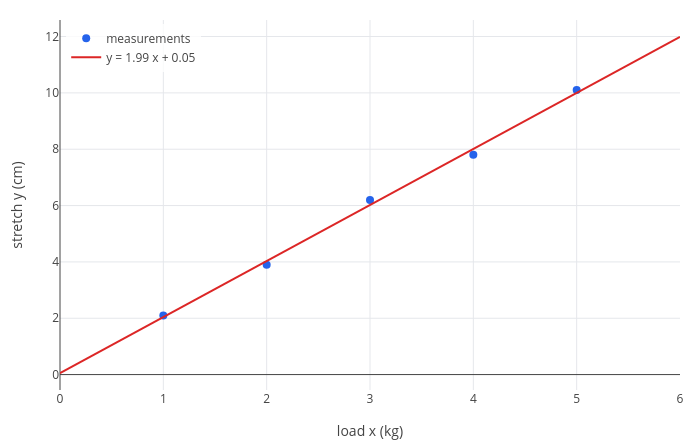

Write notebook code for a chart like this one.
### Markdown cell above
Rows and columns are counted from 0, so `D[k, 0]` is the load and `D[k, 1]` the stretch of measurement $k$. The
best line is $y = 1.99x + 0.05$, very close to $y = 2x$: the spring stretches 2 cm per kg. Setting
$\partial E/\partial m = \partial E/\partial b = 0$ by hand gives two linear equations, the **normal equations**;
every statistics package solves them for you. Look at the fit:

### Code cell
p = show(scatter(D, [x y]), plot(1.99*x + 0.05, x, 0, 6));
labels(legend(p, "measurements", "y = 1.99 x + 0.05"), "load x (kg)", "stretch y (cm)")

### Figure 1 — Plotly figure (JSON) as saved in the notebook; plotly's stock layout.template omitted (floating-point values rounded to 4 significant figures; data arrays with more than 128 entries replaced by an {"elided": "..."} marker saying what was removed)
{"data": [{"marker": {"color": "#2563eb", "size": 8}, "mode": "markers", "name": "measurements", "type": "scatter", "x": [1, 2, 3, 4, 5], "y": [2.1, 3.9, 6.2, 7.8, 10.1]}, {"line": {"color": "#dc2626", "width": 2}, "mode": "lines", "name": "y = 1.99 x + 0.05", "type": "scatter", "x": {"elided": "402 float values"}, "y": {"elided": "402 float values"}}], "layout": {"height": 440, "legend": {"bgcolor": "rgba(255,255,255,0.8)", "x": 0.01, "xanchor": "left", "y": 0.99, "yanchor": "top"}, "margin": {"b": 50, "l": 60, "r": 20, "t": 20}, "showlegend": true, "title": {"text": ""}, "width": 700, "xaxis": {"range": [0, 6], "title": {"text": "load x (kg)"}, "zeroline": true}, "yaxis": {"range": [-0.547, 12.59], "title": {"text": "stretch y (cm)"}, "zeroline": true}}}
